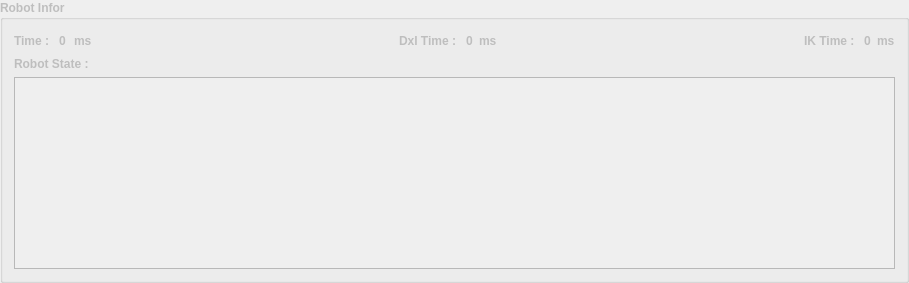
     <widget class="QGroupBox" name="gbRobotInfor">
      <property name="enabled">
       <bool>false</bool>
      </property>
      <property name="minimumSize">
       <size>
        <width>0</width>
        <height>0</height>
       </size>
      </property>
      <property name="font">
       <font>
        <weight>75</weight>
        <bold>true</bold>
       </font>
      </property>
      <property name="title">
       <string>Robot Infor</string>
      </property>
      <layout class="QGridLayout" name="gridLayout_3">
       <item row="0" column="0">
        <layout class="QHBoxLayout" name="horizontalLayout_9">
         <item>
          <widget class="QLabel" name="label_12">
           <property name="text">
            <string>Time : </string>
           </property>
          </widget>
         </item>
         <item>
          <widget class="QLabel" name="txtTime">
           <property name="text">
            <string>0</string>
           </property>
          </widget>
         </item>
         <item>
          <widget class="QLabel" name="label_13">
           <property name="text">
            <string>ms</string>
           </property>
          </widget>
         </item>
        </layout>
       </item>
       <item row="0" column="1" colspan="2">
        <spacer name="horizontalSpacer_7">
         <property name="orientation">
          <enum>Qt::Horizontal</enum>
         </property>
         <property name="sizeHint" stdset="0">
          <size>
           <width>295</width>
           <height>20</height>
          </size>
         </property>
        </spacer>
       </item>
       <item row="0" column="3">
        <layout class="QHBoxLayout" name="horizontalLayout_10">
         <item>
          <widget class="QLabel" name="label_15">
           <property name="text">
            <string>Dxl Time : </string>
           </property>
          </widget>
         </item>
         <item>
          <widget class="QLabel" name="txtDxlTime">
           <property name="text">
            <string>0</string>
           </property>
          </widget>
         </item>
         <item>
          <widget class="QLabel" name="label_14">
           <property name="text">
            <string>ms</string>
           </property>
          </widget>
         </item>
        </layout>
       </item>
       <item row="0" column="4">
        <spacer name="horizontalSpacer_8">
         <property name="orientation">
          <enum>Qt::Horizontal</enum>
         </property>
         <property name="sizeHint" stdset="0">
          <size>
           <width>295</width>
           <height>20</height>
          </size>
         </property>
        </spacer>
       </item>
       <item row="0" column="5">
        <layout class="QHBoxLayout" name="horizontalLayout_11">
         <item>
          <widget class="QLabel" name="label_16">
           <property name="text">
            <string>IK Time : </string>
           </property>
          </widget>
         </item>
         <item>
          <widget class="QLabel" name="txtIKTime">
           <property name="text">
            <string>0</string>
           </property>
          </widget>
         </item>
         <item>
          <widget class="QLabel" name="label_17">
           <property name="text">
            <string>ms</string>
           </property>
          </widget>
         </item>
        </layout>
       </item>
       <item row="1" column="0">
        <widget class="QLabel" name="label_10">
         <property name="text">
          <string>Robot State : </string>
         </property>
        </widget>
       </item>
       <item row="1" column="1">
        <widget class="QLabel" name="txtRobotState">
         <property name="text">
          <string/>
         </property>
        </widget>
       </item>
       <item row="2" column="0" colspan="6">
        <widget class="QTableView" name="tvRobotInfor">
         <property name="minimumSize">
          <size>
           <width>700</width>
           <height>150</height>
          </size>
         </property>
        </widget>
       </item>
      </layout>
     </widget>
